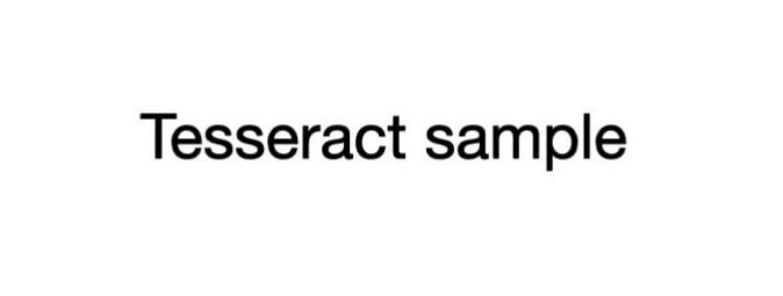
#> input picture ocr1.jpg, 783 x 296 px
$ jupyter execute --allow-errors OCR.ipynb   (shell and % lines are left out)
#> lines starting #> are read from the running program, lines starting #| are printed output that depends on the picture; after the words box and inside, x2 and y2 are one past the last pixel; in counts of white or black regions, pixels touching at a corner belong together
# Install Tesseract OCR library and the Python wrapper Pytesseract

# Import the necessary libraries

[cell 1]
import pytesseract
import cv2

[cell 2]
pytesseract.pytesseract.tesseract_cmd = 'C:/OCR/Tesseract-OCR/tesseract.exe'  # your path may be different

# Load the image you want to perform OCR on

[cell 3]
img = cv2.imread('ocr1.jpg')
#> img is the input picture: shape (296, 783, 3); min 0, max 255, mean 246.4

# Preprocess the image to improve OCR accuracy

[cell 4]
# Convert the image to grayscale
gray = cv2.cvtColor(img, cv2.COLOR_BGR2GRAY)

# Apply thresholding to remove noise and improve text contrast
gray = cv2.threshold(gray, 0, 255, cv2.THRESH_BINARY | cv2.THRESH_OTSU)[1]
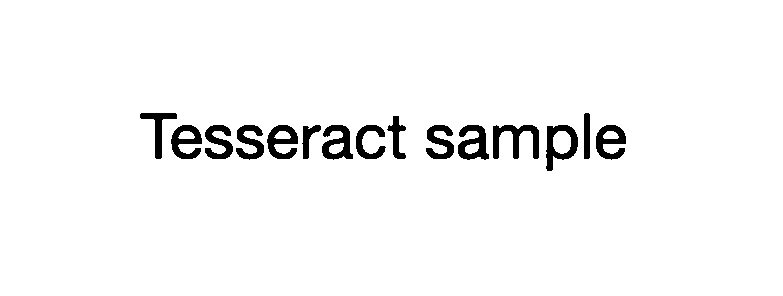
#> gray: shape (296, 783); 96.5% white; 15 black regions, largest, box (x1, y1, x2, y2) and area: (493, 125, 539, 159) 756, (546, 125, 578, 171) 686, (458, 125, 489, 160) 637

# Apply image dilation to make the text bolder (optional)
kernel = cv2.getStructuringElement(cv2.MORPH_RECT, (3, 3))
gray = cv2.dilate(gray, kernel, iterations=1)
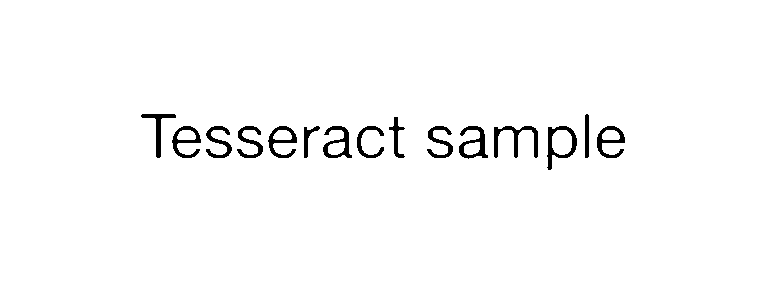
#> gray: shape (296, 783); 97.9% white; 15 black regions, largest, box (x1, y1, x2, y2) and area: (494, 126, 538, 158) 475, (547, 126, 577, 170) 432, (459, 126, 488, 159) 397

$ run again, with ocr2.jpg copied over ocr1.jpg
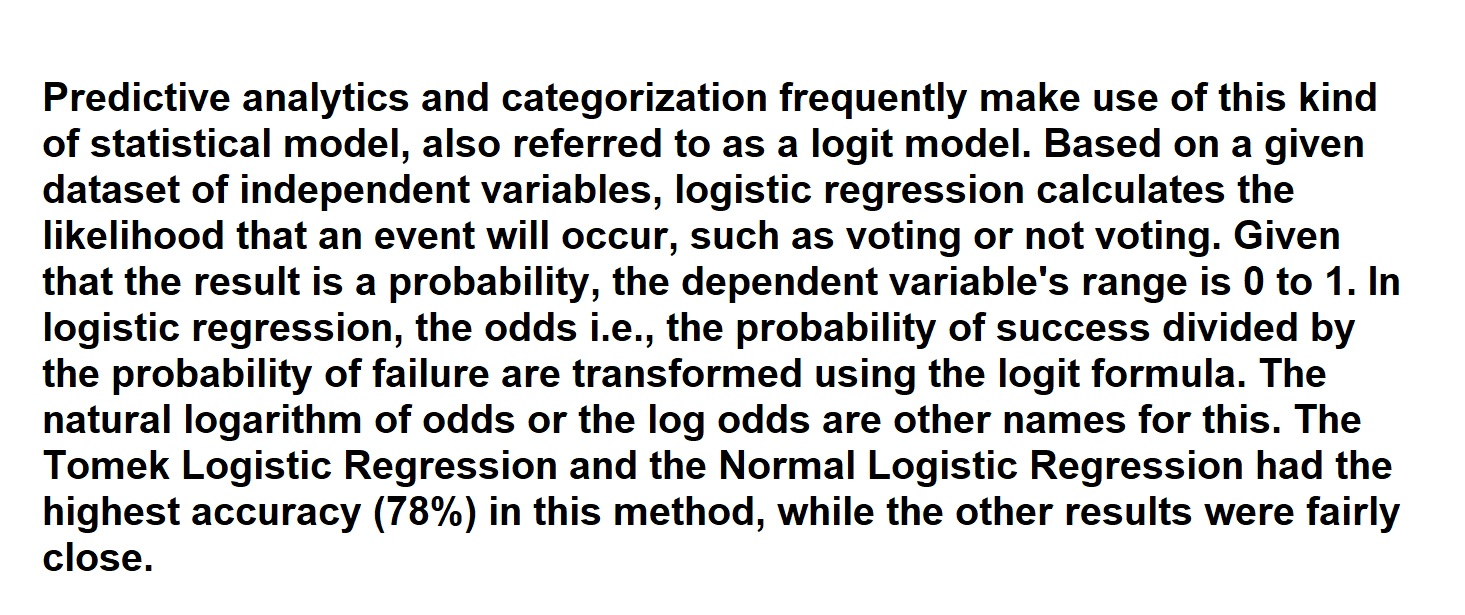
#> input picture ocr2.jpg, 1465 x 615 px
#> img is the input picture: shape (615, 1465, 3); mean B, G, R 214.9, 215.1, 215.1
#> `gray = cv2.dilate(gray, kernel, iterations=1)`:
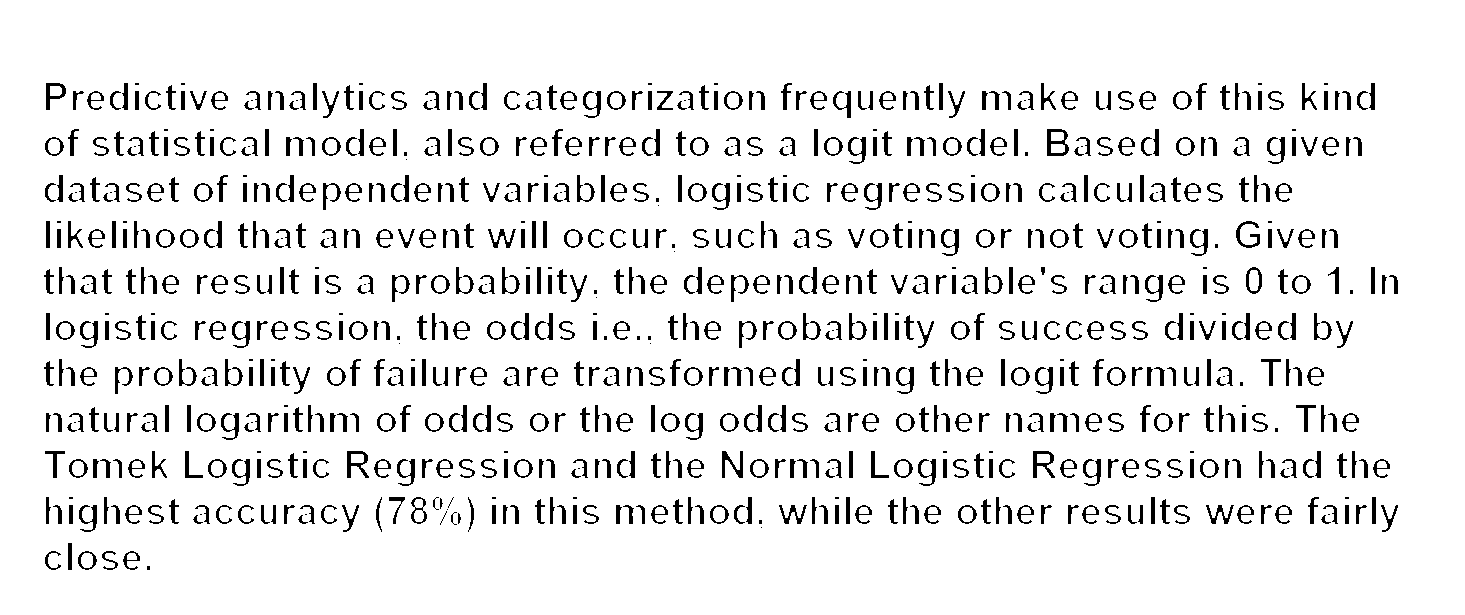
#> gray: shape (615, 1465); 91.9% white; 891 black regions (123 under 20 px), largest, box (x1, y1, x2, y2) and area: (1047, 129, 1069, 156) 298, (347, 451, 369, 478) 266, (1033, 451, 1055, 478) 266
